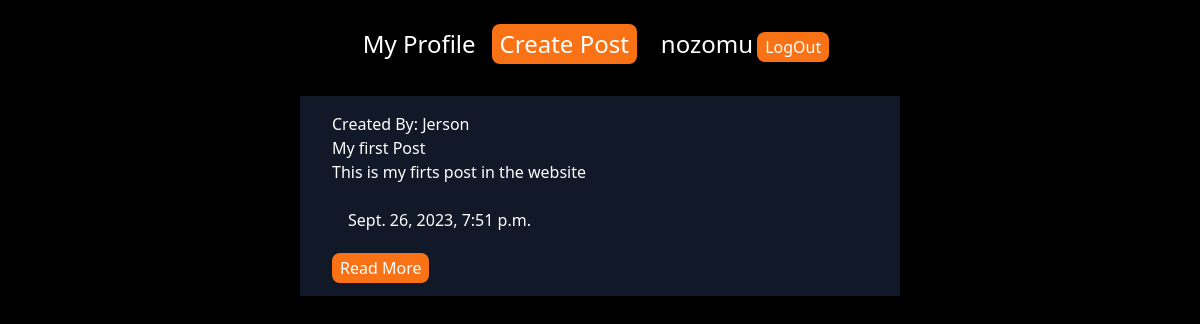
The app's page / (signed in) with its own data.
### blog/models.py (models this page shows)
class Post(models.Model):
    postName = models.CharField(max_length=255)
    postDescript = models.CharField(max_length=255)
    postCreator  = models.ForeignKey(User, default=1, on_delete=models.CASCADE)
    dateCreate = models.DateTimeField(default=timezone.now())

### blog/views.py (the view)
# urls.py: path('', views.home,name='home'),
def home(request):
    user = User
    post = Post.objects.all()
    creator = User.objects.all().values()
    template = get_template('home.html')
    context = {
        "post":post,
        "userCreator":creator,
        "user": request.user,
    }
    return HttpResponse(template.render(context,request))

### blog/templates/home.html (shortened to what this page needs)
{% extends 'base.html'%}
{% block contend%}
<header class='my-2'>
    <ul class="flex items-center justify-center flex-wrap">
        {% if request.user.is_authenticated%}
            <li class="my-2 mx-2">
                <a href="profile/{{user.id}}" class="text-white sm:text-2xl" >My Profile</a>
            </li>
            <li class="sm:my-4 sm:mx-2 bg-orange-500 py-1 px-2 rounded-lg">
                <a href="{% url 'createPost'%}" class="text-white sm:text-2xl">Create Post</a>
            </li>
            <li>
                <div class="mx-4">
                    <a class="text-white sm:text-2xl">{{user}}</a>
                    <a href="{% url 'logOut' %}" class="text-white bg-orange-500 py-1 px-2 rounded-lg">LogOut</a>
                </div>
            </li>
        {% else %}
            <li class="my-4">
                <a href="{% url 'login'%}" class="text-white">Iniciar Session</a>
                <a href="{% url 'register'%}" class="text-white mx-2 bg-orange-500 py-1 px-2 rounded-lg">Create Account</a>
            </li>
        {% endif %}
    </ul>
</header>
<div class="">
    {% for x in post %}
    <div class="flex justify-center items-center flex-wrap">
        <div class="bg-gray-900 my-2 mx-2 py-4 px-8 text-1xl sm:w-2/4">
            <h3 class="text-white">Created By: {{x.postCreator.username}} </h3>
            <h2 class="text-white">{{x.postName}} </h2>
            <h2 class="text-white">{{x.postDescript}} </h2>
            <p class="text-white my-2"> {{x.dateCreate}} </p>
            <a href="post/{{x.id}}" class="text-white bg-orange-500 py-1 px-2 rounded-lg">Read More</a>
        </div>
    </div>
{%endfor%}
</div>
{%endblock%}

### blog/static/base.css (style rules this page uses)
body { color: white; }
p { padding: 1rem; color: white; }
ul { margin: 0rem 1rem; text-align: center; color: orange; }

### records on screen
Post: postCreator.username "Jerson", postName "My first Post", postDescript "This is my firts post in the website", dateCreate "Sept. 26, 2023, 7:51 p.m."

### other values on screen
{{ user }} "nozomu"
